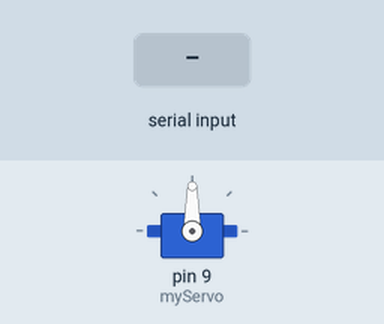
Bench run of a sketch on a simulated Arduino Uno, built with avr-gcc and run on an emulated ATmega328P. On the bench: servo. Inputs (shaded band) come from the test bench.

Above: at 1.2 s.
1.3 s: "30,150\n" received over Serial
At 1.8 s:
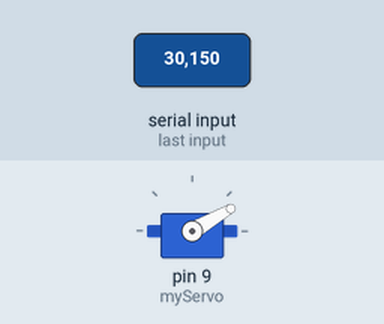
2.8 s: "0\n" received over Serial
At 3.9 s:
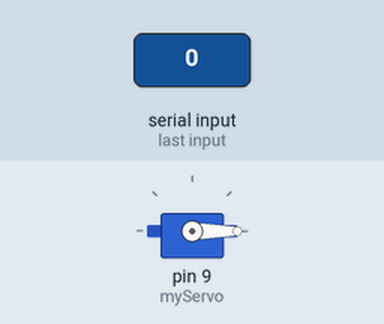
4.3 s: "200\n" received over Serial
At 5.1 s:
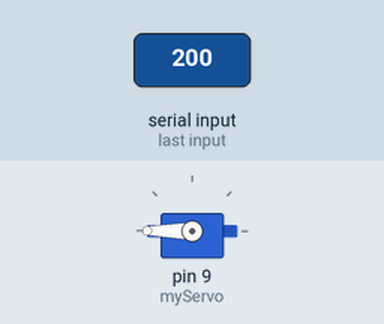
5.8 s: "90,45\n" received over Serial
At 6.3 s:
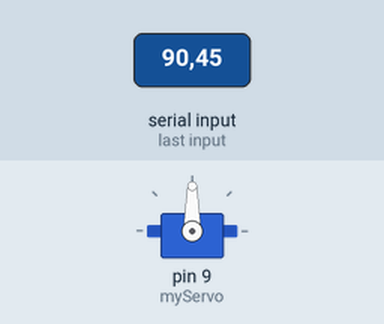
Timing chart, 0 to 8.3 s (numbered marks = the images above; inputs shaded):
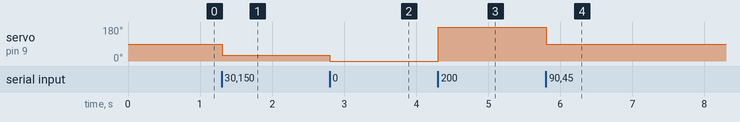

Measured:
- after the input at 1.3 s, servo on pin 9 (myServo): 90° → 30° at once
- after the input at 2.8 s, servo on pin 9 (myServo): 30° → 0° at once
- after the input at 4.3 s, servo on pin 9 (myServo): 0° → 180° at once
- after the input at 5.8 s, servo on pin 9 (myServo): 180° → 90° at once

The sketch:

Servo_Threads.ino
```cpp
#include <Servo.h> // Include the Servo library

Servo myServo;  // Create a Servo object

void setup() {
  myServo.attach(9); // Attach the servo signal pin to digital pin 9
  Serial.begin(9600);
}

void loop() {
  while (Serial.available() == 0) {

  }
  String data = Serial.readStringUntil('\n');
  // Serial.println(data);

  float angle = data.toFloat();
  myServo.write(angle);
}
```
